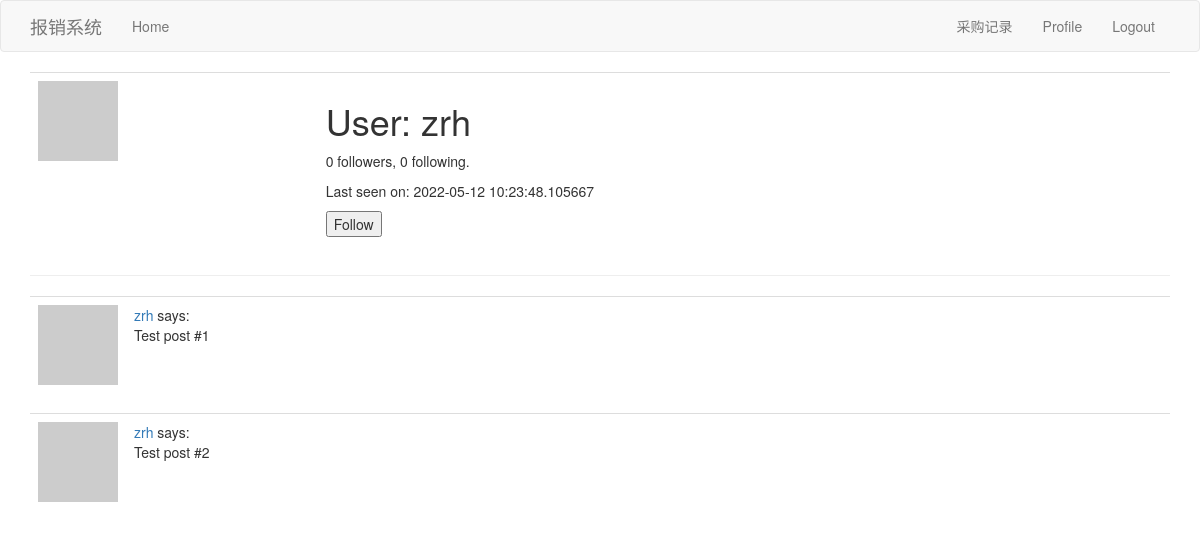
Page /home/user/zrh (signed in) on the committed database.
### app/models.py (models this page shows, shortened)
class User(UserMixin,db.Model):
    id = db.Column(db.Integer, primary_key=True)
    username = db.Column(db.String(64), index=True, unique=True)
    email = db.Column(db.String(120), index=True, unique=True)
    password_hash = db.Column(db.String(128))
    about_me = db.Column(db.String(140))
    last_seen = db.Column(db.DateTime, default=datetime.utcnow)
    followed = db.relationship(
        'User', secondary=followers,
        primaryjoin=(followers.c.follower_id == id),
        secondaryjoin=(followers.c.followed_id == id),
        backref=db.backref('followers', lazy='dynamic'), lazy='dynamic')
    posts = db.relationship('Post', backref='author', lazy='dynamic')
    def avatar(self, size):
        digest = md5(self.email.lower().encode('utf-8')).hexdigest()
        return 'https://www.gravatar.com/avatar/{}?d=identicon&s={}'.format(
            digest, size)
    def is_following(self, user):
        return self.followed.filter(
            followers.c.followed_id == user.id).count() > 0

### app/home/routes.py (the view)
@bp.route('/user/<username>')
@login_required
def user(username):
    user = User.query.filter_by(username=username).first_or_404()
    posts = [
        {'author': user, 'body': 'Test post #1'},
        {'author': user, 'body': 'Test post #2'}
    ]
    form = EmptyForm()
    return render_template('/home/user.html', user=user, posts=posts, form=form)

### app/home/forms.py
class EmptyForm(FlaskForm):
    submit = SubmitField('Submit')

### app/home/routes.py (called while the page is built)
@bp.before_request
def before_request():
    if current_user.is_authenticated:
        current_user.last_seen = datetime.utcnow()
        db.session.commit()

### app/models.py (called while the page is built)
@login.user_loader
def load_user(id):
    return User.query.get(int(id))

### app/templates/home/user.html (shortened to what this page needs)
{% extends "base.html" %}
{% block app_content  %}
    <table class="table table-hover">
        <tr valign="top">
            <td><img src="{{ user.avatar(128) }}"></td>
            <td>
                <h1>User: {{ user.username }}</h1>
                <p>{{ user.followers.count() }} followers, {{ user.followed.count() }} following.</p>
                {% if user.last_seen %}<p>Last seen on: {{ user.last_seen }}</p>{% endif %}
                {% if user == current_user %}
                <p><a href="{{ url_for('home.edit_profile') }}">Edit your profile</a></p>
                {% elif not current_user.is_following(user) %}
                <p>
                    <form action="{{ url_for('follow', username=user.username) }}" method="post">
                        {{ form.submit(value='Follow') }}
                    </form>
                </p>
                {% endif %}
            </td>
        </tr>
    </table>
    <hr>
    {% for post in posts %}
        {% include '_post.html' %}
    {% endfor %}
{% endblock %}

### app/templates/_post.html
<table class="table table-hover">
        <tr>
            <td width="70px">
                <a href="{{ url_for('home.user', username=post.author.username) }}">
                    <img src="{{ post.author.avatar(70) }}" />
                </a>
            </td>
            <td>
                <a href="{{ url_for('home.user', username=post.author.username) }}">
                    {{ post.author.username }}
                </a>
                says:
                <br>
                {{ post.body }}
            </td>
    </tr>
</table>

### rows in the picture
User: username "zrh", last_seen "2022-05-12 10:23:48.105667", author.username "zrh" "zrh"

### other values in the picture
{{ user.followers.count() }} "0"
{{ user.followed.count() }} "0"
{{ post.body }} "Test post #1" "Test post #2"
